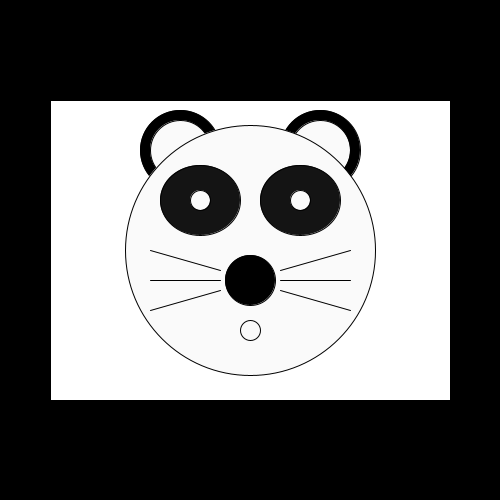
Frame 1 (no input)
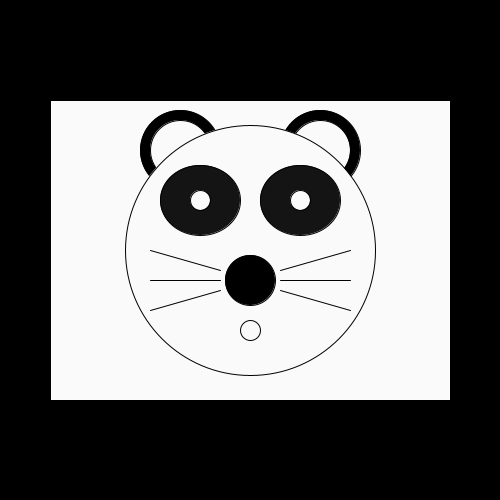
Frame 60 (the mouse pressed at the canvas centre just before this capture)
Frame 120 (the mouse held since frame 60 and released just before this capture): identical to frame 60, image omitted

The Processing sketch that drew these frames (run headless with seeded random() and noise(); from frame 60 on, the mouse is pressed at the canvas centre):

// Processing sketch: processing_111737
// ── processing_111737.pde

void setup() {
size(500,500);
background(0,0,0);
}

void draw() {

rectMode (CENTER);
rect(250,250,400,300);

fill (0,0,0);
ellipse (180,150,80,80);
ellipse (320,150,80,80);
fill (250,250,250);
ellipse (180,150,60,60);
ellipse (320,150,60,60);
ellipse (250,250,250,250);
fill (20,20,20);
ellipse (200,200,80,70);
ellipse (300,200,80,70);
fill (250,250,250);
ellipse (200,200,20,20);
ellipse (300,200,20,20);
fill (0,0,0);
ellipse (250,280,50,50);
fill (250,250,250);
ellipse (250,330,20,20);

line (150,250,220,270);
line (150,280,220,280);
line (150,310,220,290);
line (350,250,280,270);
line (350,280,280,280);
line (350,310,280,290);

}
